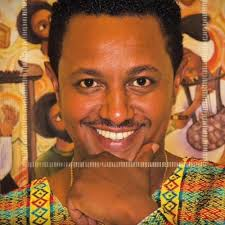
#> input picture test_images/Tedy_Afro.jpeg, 225 x 225 px
$ jupyter execute --allow-errors famous_classifier.ipynb   (shell and % lines are left out)
#> lines starting #> are read from the running program, lines starting #| are printed output that depends on the picture; after the words box and inside, x2 and y2 are one past the last pixel; in counts of white or black regions, pixels touching at a corner belong together
[cell 1]
import cv2
import pywt
import matplotlib.pyplot as plt

[cell 2]
img = cv2.imread('./test_images/Tedy_Afro.jpeg')
#> img is the input picture: shape (225, 225, 3); mean B, G, R 56.9, 98.3, 155

[cell 3]
# If it's a color image, you can access each channel
# blue = img[50, 100, 0]
# green = img[50, 100, 1]
# red = img[50, 100, 2]

img.shape # returns 3d numpy array (height, width, and channel (3 for rgb or 1 for gray scale))
#> Out = (225, 225, 3)

[cell 4]
plt.imshow(img)

[cell 5]
gray = cv2.cvtColor(img, cv2.COLOR_BGR2GRAY)
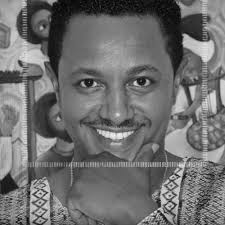
#> gray: shape (225, 225); min 1, max 247, mean 110.5
gray.shape
#> Out = (225, 225)

[cell 6]
plt.imshow(gray)

[cell 7]
plt.imshow(gray, cmap='gray')

[cell 8]
face_cascade = cv2.CascadeClassifier('E:\\RoadMap\\ML Projects\\ML-Image-Classification\\opencv\\haarcascade\\haarcascade_frontalface_default.xml')
eye_cascade = cv2.CascadeClassifier('E:\\RoadMap\\ML Projects\\ML-Image-Classification\\opencv\\haarcascade\\haarcascade_eye.xml')

faces = face_cascade.detectMultiScale(img, 1.3, 5)
#> faces = [[51, 28, 132, 132]]
eyes = eye_cascade.detectMultiScale(img)
#> eyes = [[121, 63, 38, 38], [70, 66, 36, 36]]
faces
#> Out = [[51, 28, 132, 132]]

[cell 9]
(x,y,w,h) = faces[0]
#> x = 51; y = 28; w = 132; h = 132
x,y,w,h
#> Out = (51, 28, 132, 132)

[cell 10]
face_img = cv2.rectangle(img,(x,y),(x+w,y+h),(0,255,0),2) #draw face
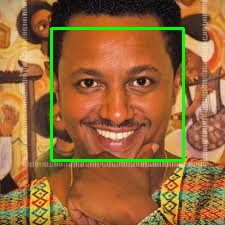
#> face_img: shape (225, 225, 3); mean B, G, R 55.5, 103.8, 151
plt.imshow(face_img)

#> (a cell that did not finish here is left out)

[cell 12]
# for (x, y, w, h) in faces:
#     faces_image = cv2.rectangle(img,(x+y))
for (x, y, width, height) in faces:
    face_images = cv2.rectangle(img, (x,y), (x+width, y+height), (255, 0,0), 1) # (255, 0,0) <- is the color of rgb (blue), 2 <- the width of rectangle
    only_face_color = img[y:y+height, x:x+width]
    eyes = eye_cascade.detectMultiScale(only_face_color)
    for (x_eye, y_eye, width_eye, height_eye) in eyes:
        eyes_image = cv2.rectangle(only_face_color, (x_eye,y_eye), (x_eye+width_eye, y_eye+height_eye), (255, 0, 0), 1)
#> this loop made 1 pass
#> (x, y, width, height, eyes) on pass 1: (51, 28, 132, 132, [[20, 38, 35, 35], [69, 35, 38, 38]])
#> pass 1, `only_face_color = img[y:y+height, x:x+width]`:
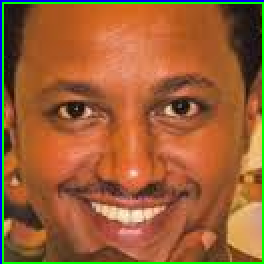
#> only_face_color: shape (132, 132, 3) (shown 2 times larger); mean B, G, R 53.5, 94.9, 156.3
#> after the loop:
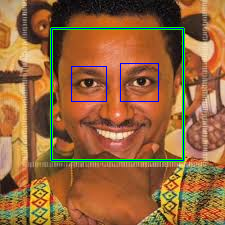
#> img: shape (225, 225, 3); 1.62% of pixels changed, all inside (x1, y1, x2, y2) = (51, 28, 184, 161)
#> after the loop:
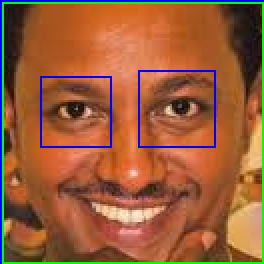
#> only_face_color: shape (132, 132, 3) (shown 2 times larger); 1.68% of pixels changed, all inside (x1, y1, x2, y2) = (20, 35, 108, 74)
plt.imshow(eyes_image)

[cell 13]
#This function returns images if 2 eyes are visible
def get_images_with_2_eyes(path):
#> called with path = './test_images/Tedy_Afro.jpeg'
    img = cv2.imread(path)
    if img is not None:
        # gray = cv2.cvtColor(img, cv2.COLOR_BGR2GRAY)
        faces = face_cascade.detectMultiScale(img, 1.3, 5)
#> faces = [[51, 28, 132, 132]]

        for (x, y, width, height) in faces:
            face_image = cv2.rectangle(img, (x, y), (x+width, y+height), (255, 0, 0), 1)
            face_region = img[y:y+height, x:x+width]
            eyes = eye_cascade.detectMultiScale(face_region)

            if len(eyes) >= 2:
                return face_region
#> this loop made 1 pass
#> pass 1, in get_images_with_2_eyes, `face_region = img[y:y+height, x:x+width]`:
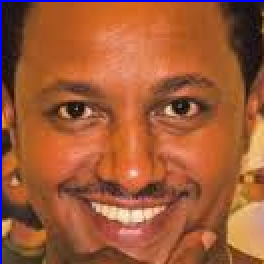
#> face_region: shape (132, 132, 3) (shown 2 times larger); mean B, G, R 54.9, 89.6, 160.2
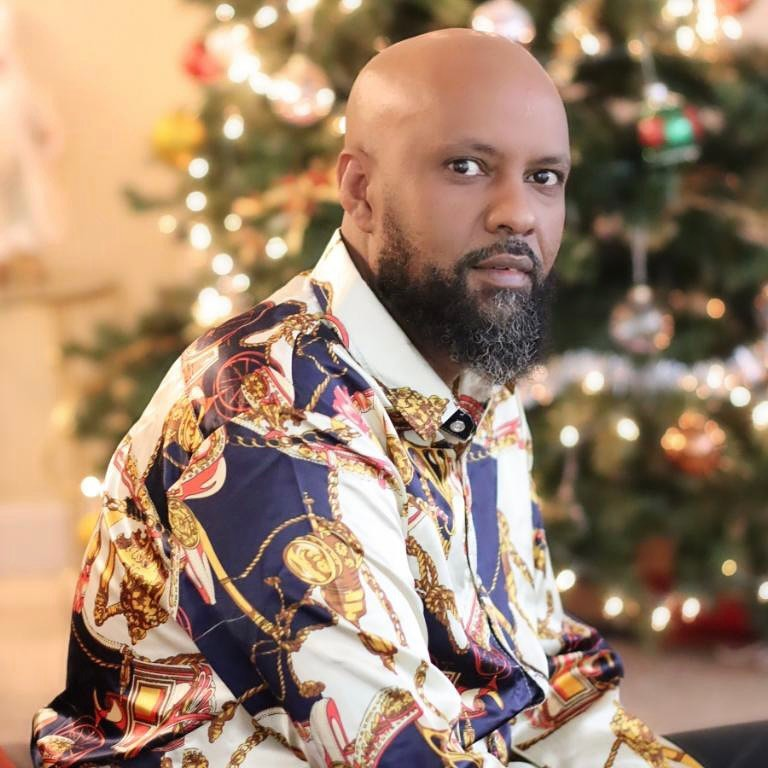
#> input picture datasets/Abdu Kiar/2466090767364196851_42856079164.jpg, 768 x 768 px
#> in get_images_with_2_eyes, img is the input picture: shape (768, 768, 3); mean B, G, R 110, 132.9, 160.5
#> in get_images_with_2_eyes (call 2), `faces = face_cascade.detectMultiScale(img, 1.3, 5)`: faces = [[405, 96, 201, 201]]
#> this loop made 1 pass
#> (x, y, width, height, eyes) on pass 1: (405, 96, 201, 201, [[110, 55, 52, 52], [28, 36, 66, 66]])
#> pass 1, in get_images_with_2_eyes (call 2), `face_region = img[y:y+height, x:x+width]`:
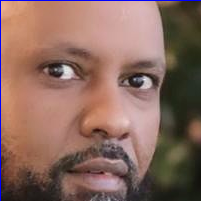
#> face_region: shape (201, 201, 3); mean B, G, R 93.9, 104.8, 137.5

[cell 14]
cropped_image = get_images_with_2_eyes('./test_images/Tedy_Afro.jpeg')
plt.imshow(cropped_image, cmap='gray')

[cell 15]
path_to_img_dataset = './datasets/'
path_to_cropped_img_datasets = './datasets/cropped/'

[cell 16]
import os
img_dir = []
for dirs in os.scandir(path_to_img_dataset):
    if dirs.is_dir():
        img_dir.append(dirs.path)
img_dir

[cell 17]
import shutil

#shutil used to easly tree directory
if os.path.exists(path_to_cropped_img_datasets):
    shutil.rmtree(path_to_cropped_img_datasets)
os.makedirs(path_to_cropped_img_datasets)

[cell 18]
cropped_image_dirs = []
celebrity_file_names_dict = {}

for img_dir in img_dir:
    count = 1
    celebrity_name = img_dir.split('/')[-1]
    print(celebrity_name)

    celebrity_file_names_dict[celebrity_name] = []

    for entry in os.scandir(img_dir):
        # print(entry)
        print(entry)
        roi_color = get_images_with_2_eyes(entry.path)
        if roi_color is not None:
            cropped_folder = path_to_cropped_img_datasets + celebrity_name
            if not os.path.exists(cropped_folder):
                os.makedirs(cropped_folder)
                cropped_image_dirs.append(cropped_folder)
                print("Generating cropped images in folder: ",cropped_folder)

            cropped_file_name = celebrity_name + str(count) + ".png"
            cropped_file_path = cropped_folder + "/" + cropped_file_name

            print("file_name:",cropped_file_name)
            print("celebrity_name", celebrity_name)
            cv2.imwrite(cropped_file_path, roi_color)
            print(cropped_file_path)

            celebrity_file_names_dict[celebrity_name].append(cropped_file_path)
            count += 1

### Wavelet transform

**Compression:** Wavelet transforms can be used to compress images, retaining essential features while reducing file size. <br>
**Feature Extraction:** Key features can be extracted from images for tasks like classification and object detection.

[cell 19]
import numpy as np
import pywt
import cv2

def toWavelet(img, mode='haar', level=1):
#> called with mode = 'db1', level = 5
    imgArray = img
    #Datatype conversions
    #convert to grayscale
    imgArray = cv2.cvtColor( imgArray,cv2.COLOR_RGB2GRAY )
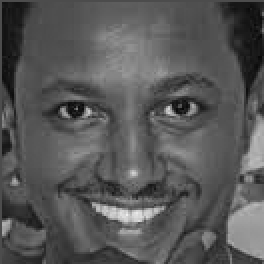
#> imgArray: shape (132, 132) (shown 2 times larger); min 6, max 239, mean 87.3
    #convert to float
    imgArray =  np.float32(imgArray)
    imgArray /= 255;
    # compute coefficients
    coeffs=pywt.wavedec2(imgArray, mode, level=level)

    #Process Coefficients
    coeffs_H=list(coeffs)
    coeffs_H[0] *= 0;

    # reconstruction
    imgArray_H=pywt.waverec2(coeffs_H, mode);
    imgArray_H *= 255;
    imgArray_H =  np.uint8(imgArray_H)
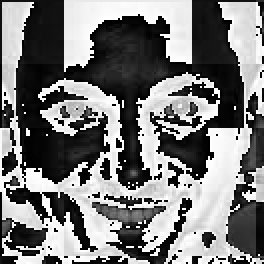
#> imgArray_H: shape (132, 132) (shown 2 times larger); min 0, max 255, mean 122.3
    return imgArray_H

[cell 20]
im_har = toWavelet(cropped_image,'db1',5)
plt.imshow(im_har, cmap='gray')

[cell 21]
celebrity_file_names_dict = {}
for img_dir in cropped_image_dirs:
    celebrity_name = img_dir.split('/')[-1]
    file_list = []
    for entry in os.scandir(img_dir):
        file_list.append(entry.path)
    celebrity_file_names_dict[celebrity_name] = file_list
celebrity_file_names_dict

[cell 22]
class_dict = {}
count = 0
for celebrity_name in celebrity_file_names_dict.keys():
    class_dict[celebrity_name] = count
    count = count + 1
class_dict
